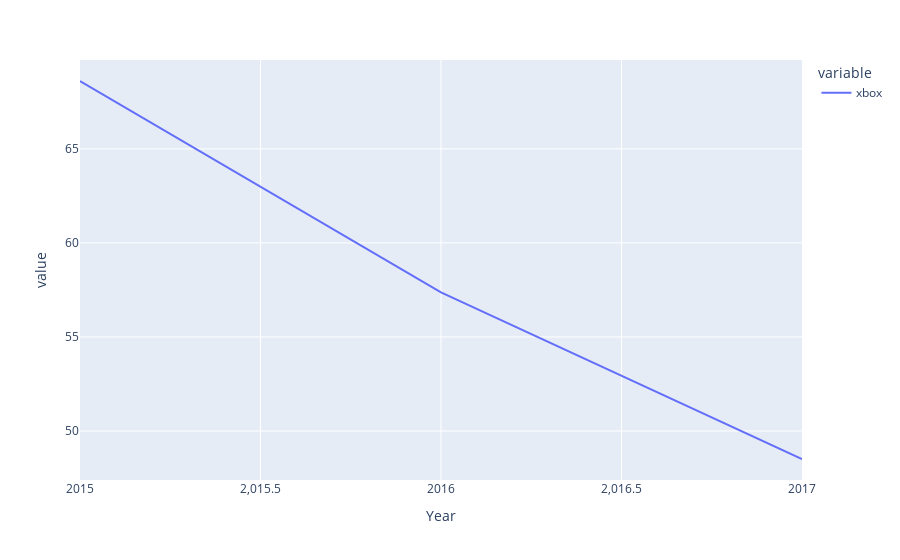

Notebook code for this chart:
### Code cell
NA_sales_chart(['xbox'], [2015, 2017])

### Figure 1 — Plotly figure (JSON) as saved in the notebook; plotly's stock layout.template omitted (floating-point values rounded to 4 significant figures)
{"data": [{"hovertemplate": "variable=xbox<br>Year=%{x}<br>value=%{y}<extra></extra>", "legendgroup": "xbox", "line": {"color": "#636efa", "dash": "solid"}, "marker": {"symbol": "circle"}, "mode": "lines", "name": "xbox", "orientation": "v", "showlegend": true, "type": "scatter", "x": [2015, 2016, 2017], "xaxis": "x", "y": [68.61, 57.37, 48.51], "yaxis": "y"}], "layout": {"autosize": true, "legend": {"title": {"text": "variable"}, "tracegroupgap": 0}, "margin": {"t": 60}, "xaxis": {"anchor": "y", "autorange": true, "domain": [0, 1], "range": [2015, 2017], "title": {"text": "Year"}, "type": "linear"}, "yaxis": {"anchor": "x", "autorange": true, "domain": [0, 1], "range": [47.39, 69.73], "title": {"text": "value"}, "type": "linear"}}}
